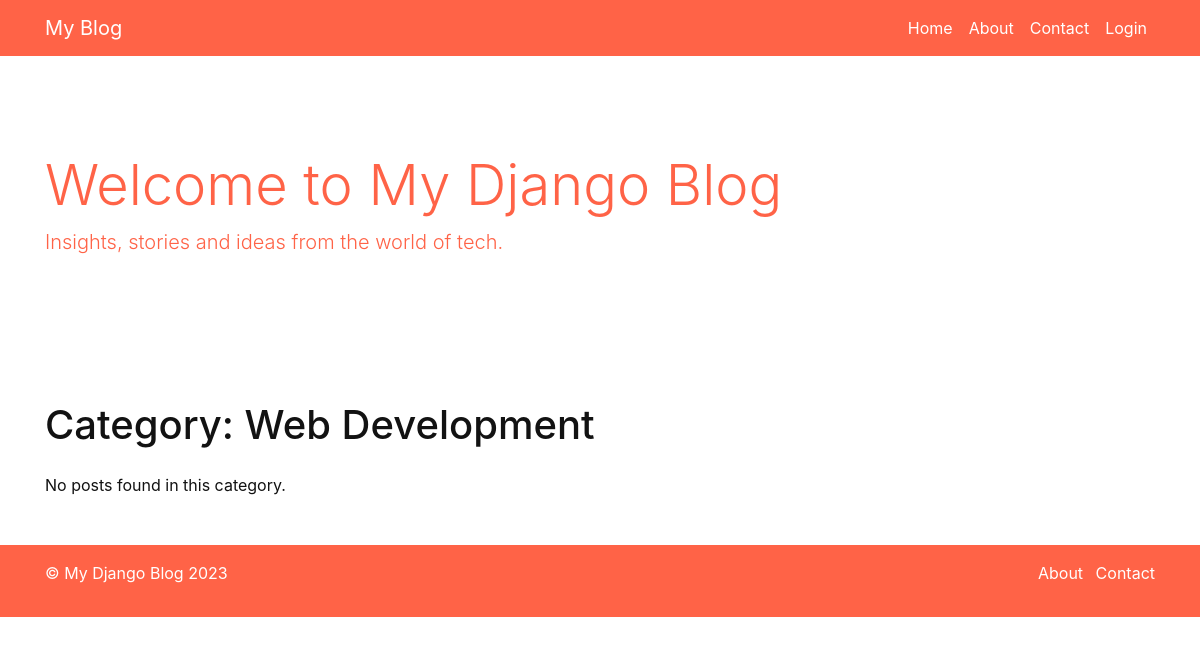
Page /category/3/ on the earlier database version.
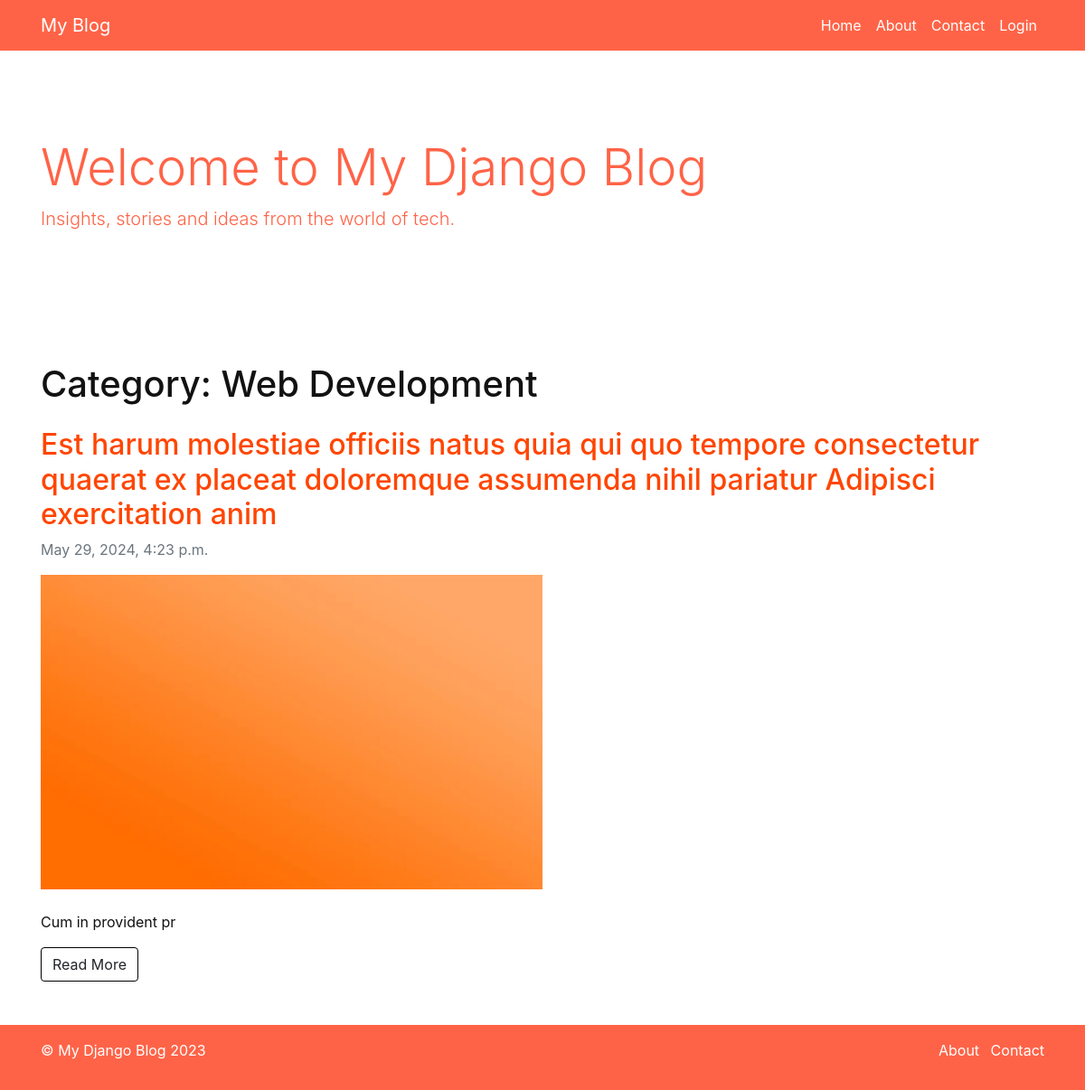
Same page on the later database version.
### djangoapp/models.py (models this page shows, shortened)
class Post(models.Model):
    title = models.CharField(max_length=200)
    summary = models.TextField()
    content = RichTextField(blank=True, null=True)
    date_posted = models.DateTimeField(default=timezone.now)
    featured_image = models.ImageField(upload_to='featured_images/', blank=True, null=True)
    category = models.ForeignKey(Category, on_delete=models.CASCADE)
    tags = models.ManyToManyField(Tag)
    is_featured = models.BooleanField(default=False)
    author = models.ForeignKey(get_user_model(), on_delete=models.CASCADE, default=1)

### djangoapp/views.py (the view)
# urls.py: path('category/<int:pk>/', views.category_detail, name='category-detail'),
@csrf_exempt
def category_detail(request, pk):
    category = get_object_or_404(Category, pk=pk)
    posts = Post.objects.filter(category=category)
    return render(request, 'djangoapp/category_detail.html', {'category': category, 'posts': posts})

### djangoapp/templates/djangoapp/category_detail.html
{% extends 'djangoapp/base.html' %}
{% block content %}
<div class="container mt-5">
    <h1 class="mb-4">Category: {{ category.name }}</h1>
    {% if posts %}
        {% for post in posts %}
            <div class="blog-post">
                <h2><a  style="color: orangered;" href="{% url 'post-detail' post.pk %}">{{ post.title }}</a></h2>
                <p class="text-secondary">{{ post.date_posted }}</p>
                <img src="{{ post.featured_image.url }}" class="img-fluid mb-4" alt="{{ post.title }}" style="max-width: 50%; height: auto;">                <p>{{ post.summary|linebreaksbr|truncatewords:50 }}</p>
                <a href="{% url 'post-detail' post.pk %}" class="btn" style="border:black solid 1px;">Read More</a>
            </div>
        {% endfor %}
    {% else %}
        <p>No posts found in this category.</p>
    {% endif %}
</div>
{% endblock %}

Differences in the rows shown:
added Post: title "Est harum molestiae officiis natus quia qui quo tempore consectetur quaerat ex placeat doloremque assumenda nihil pariatur Adipisci exercitation anim", date_posted "May 29, 2024, 4:23 p.m.", featured_image (picture), summary "Cum in provident pr"
Other differences:
text no longer shown: "No posts found in this category."
